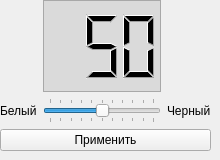
           <widget class="QWidget" name="impulseTab">
            <attribute name="title">
             <string>Импульсный</string>
            </attribute>
            <widget class="QWidget" name="verticalLayoutWidget_4">
             <property name="geometry">
              <rect>
               <x>0</x>
               <y>0</y>
               <width>211</width>
               <height>151</height>
              </rect>
             </property>
             <layout class="QVBoxLayout" name="impulseLayout">
              <item>
               <layout class="QGridLayout" name="gridLayout">
                <property name="sizeConstraint">
                 <enum>QLayout::SetMaximumSize</enum>
                </property>
                <item row="1" column="0">
                 <widget class="QLabel" name="label_6">
                  <property name="text">
                   <string>Белый</string>
                  </property>
                 </widget>
                </item>
                <item row="1" column="1">
                 <widget class="QSlider" name="impulseBlackWhiteSlider">
                  <property name="maximum">
                   <number>100</number>
                  </property>
                  <property name="sliderPosition">
                   <number>50</number>
                  </property>
                  <property name="orientation">
                   <enum>Qt::Horizontal</enum>
                  </property>
                  <property name="invertedAppearance">
                   <bool>false</bool>
                  </property>
                  <property name="tickPosition">
                   <enum>QSlider::TicksBothSides</enum>
                  </property>
                 </widget>
                </item>
                <item row="1" column="2">
                 <widget class="QLabel" name="label_7">
                  <property name="text">
                   <string>Черный</string>
                  </property>
                 </widget>
                </item>
                <item row="0" column="1">
                 <widget class="QLCDNumber" name="lcdNumber_8">
                  <property name="styleSheet">
                   <string notr="true">background-color: rgb(218, 218, 218);</string>
                  </property>
                  <property name="frameShape">
                   <enum>QFrame::StyledPanel</enum>
                  </property>
                  <property name="frameShadow">
                   <enum>QFrame::Sunken</enum>
                  </property>
                  <property name="numDigits">
                   <number>3</number>
                  </property>
                  <property name="intValue" stdset="0">
                   <number>50</number>
                  </property>
                 </widget>
                </item>
               </layout>
              </item>
              <item>
               <widget class="QPushButton" name="applyImpulseButton">
                <property name="text">
                 <string>Применить</string>
                </property>
               </widget>
              </item>
             </layout>
            </widget>
           </widget>
